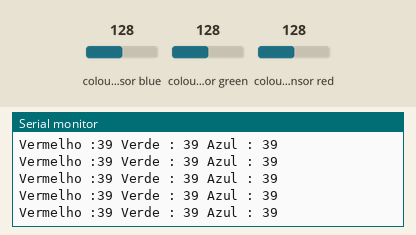
Simulated run of this sketch. Board: Arduino Uno, built with avr-gcc and run on an emulated ATmega328P. Shown: the last lines printed to the serial monitor. Wiring (inferred from the names in the program): TCS3200 colour sensor: output pin 10; S2 pin 12; S3 pin 13. Inputs (shaded band) come from the test bench; at power-on: colour sensor blue 128, colour sensor green 128, colour sensor red 128.

Above: at 1.2 s.
1.3 s: colour sensor blue set to 5
At 2.4 s:
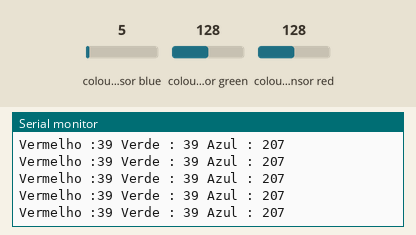
4.3 s: colour sensor green set to 5
At 5.4 s:
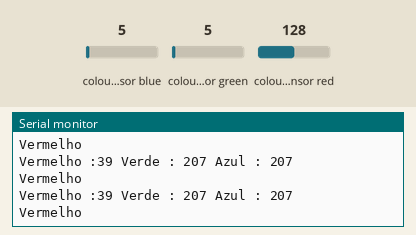
5.9 s: colour sensor red set to 5
At 6.08 s:
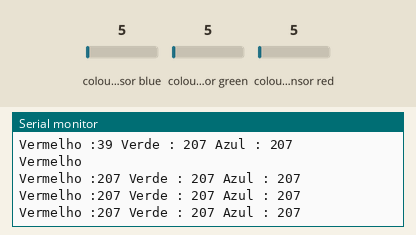
8.9 s: colour sensor blue set to 64
10.5 s: colour sensor green set to 64
At 11.4 s:
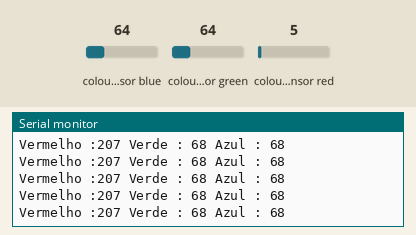
13.5 s: colour sensor red set to 128
At 14.3 s:
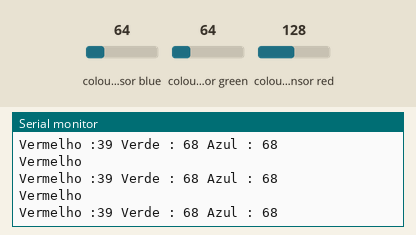
Timing chart, 0 to 16.5 s (numbered marks = the images above; inputs shaded):
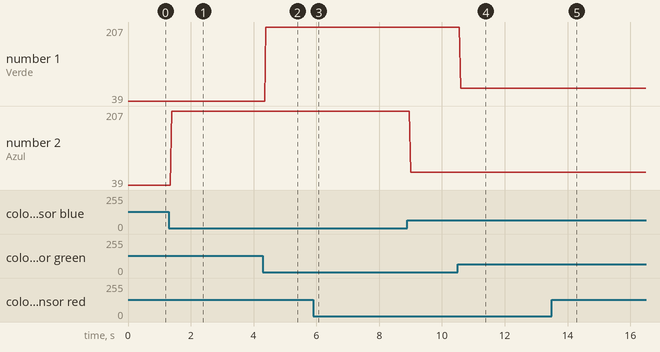

Measured:
- after the input at 1.3 s, the serial monitor: prints a new line after 0.09 s (image 1)
- after the input at 4.3 s, the serial monitor: prints a new line after 0.09 s (image 2)
- after the input at 5.9 s, the serial monitor: prints a new line after 0.07 s (image 3)
- after the input at 10.5 s, the serial monitor: prints a new line after 0.10 s (image 4)
- after the input at 13.5 s, the serial monitor: prints a new line after 0.10 s (image 5)
- plotted number 2: 39 → 207 after the input at 1.3 s, 207 → 68 after the input at 8.9 s

The sketch:

color.ino
```cpp
//Pinos de conexao do modulo TCS230
//const int s0 = 8;
//const int s1 = 9;
const int s2 = 12;
const int s3 = 13;
const int out = 10;
const int oe = 8;


//Variaveis que armazenam o valor das cores
int red = 0;
int green = 0;
int blue = 0;


void setup()
{
  //pinMode(s0, OUTPUT);
  //pinMode(s1, OUTPUT);
  pinMode(s2, OUTPUT);
  pinMode(s3, OUTPUT);
  pinMode(out, INPUT);
  pinMode(oe, INPUT);
  Serial.begin(9600);
  //digitalWrite(s0, HIGH);
  //digitalWrite(s1, LOW);
  digitalWrite(oe, LOW);
}


void loop()
{
  color(); //Chama a rotina que le as cores
  //Mostra no serial monitor os valores detectados
  Serial.print("Vermelho :");
  Serial.print(red, DEC);
  Serial.print(" Verde : ");
  Serial.print(green, DEC);
  Serial.print(" Azul : ");
  Serial.print(blue, DEC);
  Serial.println();
  //Verifica se a cor vermelha foi detectada
  if (red < blue && red < green && red < 100)
  {
   Serial.println("Vermelho");
   //digitalWrite(pinoledverm, HIGH); //Acende o led vermelho
   //digitalWrite(pinoledverd, LOW);
   //digitalWrite(pinoledazul, LOW);
  }
  //Verifica se a cor azul foi detectada
  else if (blue < red && blue < green)
  {
   Serial.println("Azul");
   //digitalWrite(pinoledverm, LOW);
   //digitalWrite(pinoledverd, LOW);
   //digitalWrite(pinoledazul, HIGH); //Acende o led azul
  }
  //Verifica se a cor verde foi detectada
  else if (green < red && green < blue)
  {
   Serial.println("Verde");
   //digitalWrite(pinoledverm, LOW);
   //digitalWrite(pinoledverd, HIGH); //Acende o led verde
   //digitalWrite(pinoledazul, LOW);
  }
  Serial.println();
  //Aguarda 2 segundos, apaga os leds e reinicia o processo
  //delay(2000);
  //digitalWrite(pinoledverm, LOW);
  //digitalWrite(pinoledverd, LOW);
  //digitalWrite(pinoledazul, LOW);
 }

void color()
{
  //Rotina que le o valor das cores
  digitalWrite(s2, LOW);
  //digitalWrite(s2, HIGH);
  digitalWrite(s3, LOW);
  //count OUT, pRed, RED
  red = pulseIn(out, digitalRead(out) == HIGH ? LOW : HIGH);

  digitalWrite(s3, HIGH);
  //count OUT, pBLUE, BLUE
  blue = pulseIn(out, digitalRead(out) == HIGH ? LOW : HIGH);

  digitalWrite(s2, HIGH);
  //count OUT, pGreen, GREEN
  green = pulseIn(out, digitalRead(out) == HIGH ? LOW : HIGH);
}
```
